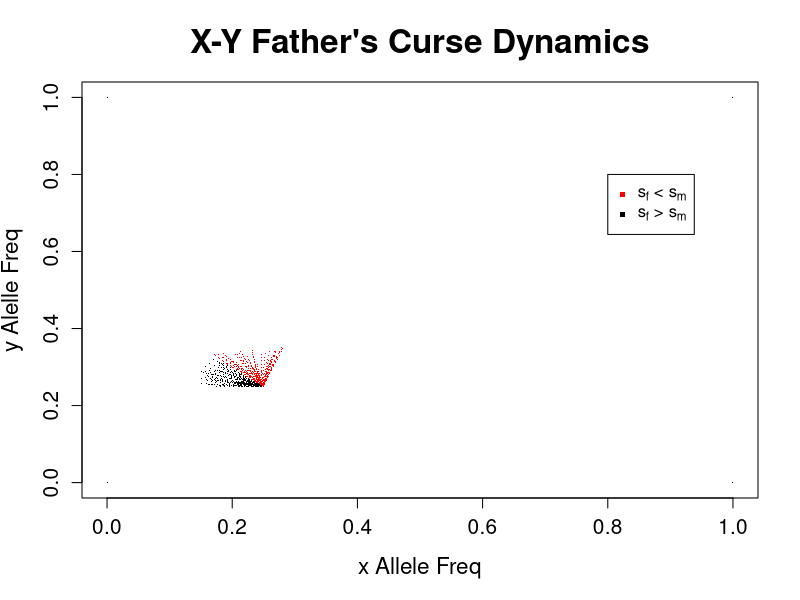

Recreate this plot in R.
# Model 7:  Y - X  Father's curse - 12 Mar 2018
# Invasion and dynamics of Father's curse X type with Y-linked restorer

# female genotypes  XX   Xx       xx     
#   and fitnesses   1   1-sf/2   1-sf      

#   male genotypes XY     xY      Xy      xy
#   and fitnesses   1      1      1     1+sm  

# two egg types:     X and  x
# four sperm types:  X   x    Y    y

generations <- 10
x <-c(0,1,1,0)
y <-c(0,0,1,1)
plot(x,y,pch=".",main="X-Y Father's Curse Dynamics",xlab='x Allele Freq',ylab='y Alelle Freq',font.lab=1.5,cex.main=2,cex.lab=1.35,cex.axis=1.25)
legend(0.8,0.8, legend=c(expression("s" [f]* " < s"[m]), expression("s" [f]* " > s"[m])),
       col=c("red", "black"),pch='.',pt.cex=5)

for (itest in 1:100){
  #Randomly draw values of sf and sm
  sf_val=.2*runif(1)
  sm_val=.2*runif(1)
  
  # Specify initial genotype frequencies (3 female, 4 male)
  X = 0.75
  x = 0.25
  Y = 0.75
  y = 0.25
  #Initialize genotype frequencies
  #Females
  XX = X * X
  Xx = 2 * X * x
  xx = x * x
  
  #Males
  XY = X * Y
  xY = x * Y
  Xy = X * y
  xy = x *y
  
  for (gen in 1:generations) {
    # Weight each male and female genotype by fitness and normalize
    Fsum=XX+(1-sf_val/2)*Xx+(1-sf_val)*xx
    XX=XX/Fsum
    Xx=Xx*(1-sf_val/2)/Fsum
    xx=xx*(1-sf_val)/Fsum
    
    Msum=(XY+xY+Xy)+(1+sm_val)*xy
    XY=XY/Msum
    xY=xY/Msum
    Xy=Xy/Msum
    xy=(xy*(1+sm_val))/Msum
    
    # Calculate the egg and sperm frequencies
    
    eX=XX+.5*Xx
    ex=xx+.5*Xx
    if (!(isTRUE(all.equal(eX+ex,1)))) {print ('EggFreqErr')}
    
    sX=.5*(XY + Xy)
    sx=.5*(xY + xy)
    sY=.5*(XY + xY)
    sy=.5*(Xy + xy)
    if (!(isTRUE(all.equal(sX+sx+sY+sy,1)))) {print ('SpermFreqErr')}
    # Calculate zygote frequencies the next generation (zygotes are the same freq in both sexes)
    
    XX=eX*sX
    Xx=eX*sx+ex*sX
    xx=ex*sx
    
    #if (!(isTRUE(all.equal(XX + Xx + xx,1)))) {print (XX + Xx + xx)}
    
    XY=eX*sY
    xY=ex*sY 
    Xy=eX*sy
    xy=ex*sy
    
    #if (!(isTRUE(all.equal(XY + xY + Xy + xy,1)))) {print (XY + xY + Xy + xy)}
    
    current_x_female <- (2*xx + Xx)/(2*(XX+Xx+xx))
    current_x_male <- (xY + xy)/(XY+xY+Xy+xy)
    xfreq <- (current_x_female + current_x_male)/2
    
    yfreq <- (Xy + xy)/(XY + xY + Xy + xy)
    
    if (sf_val>sm_val){
      points(xfreq,yfreq,pch=".")
    } else {
      points(xfreq,yfreq,pch=".",col="red")
    } 
  }
}